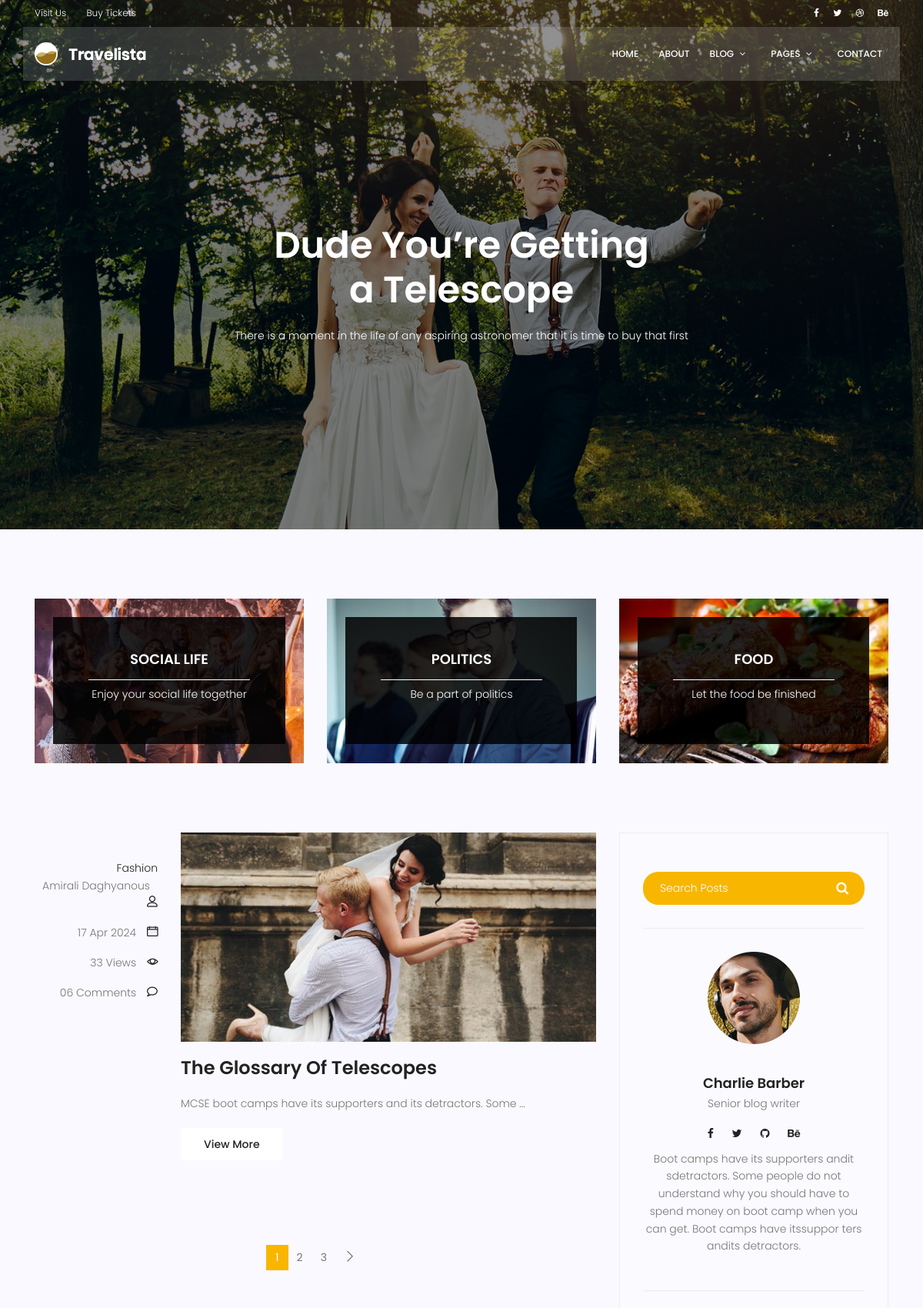
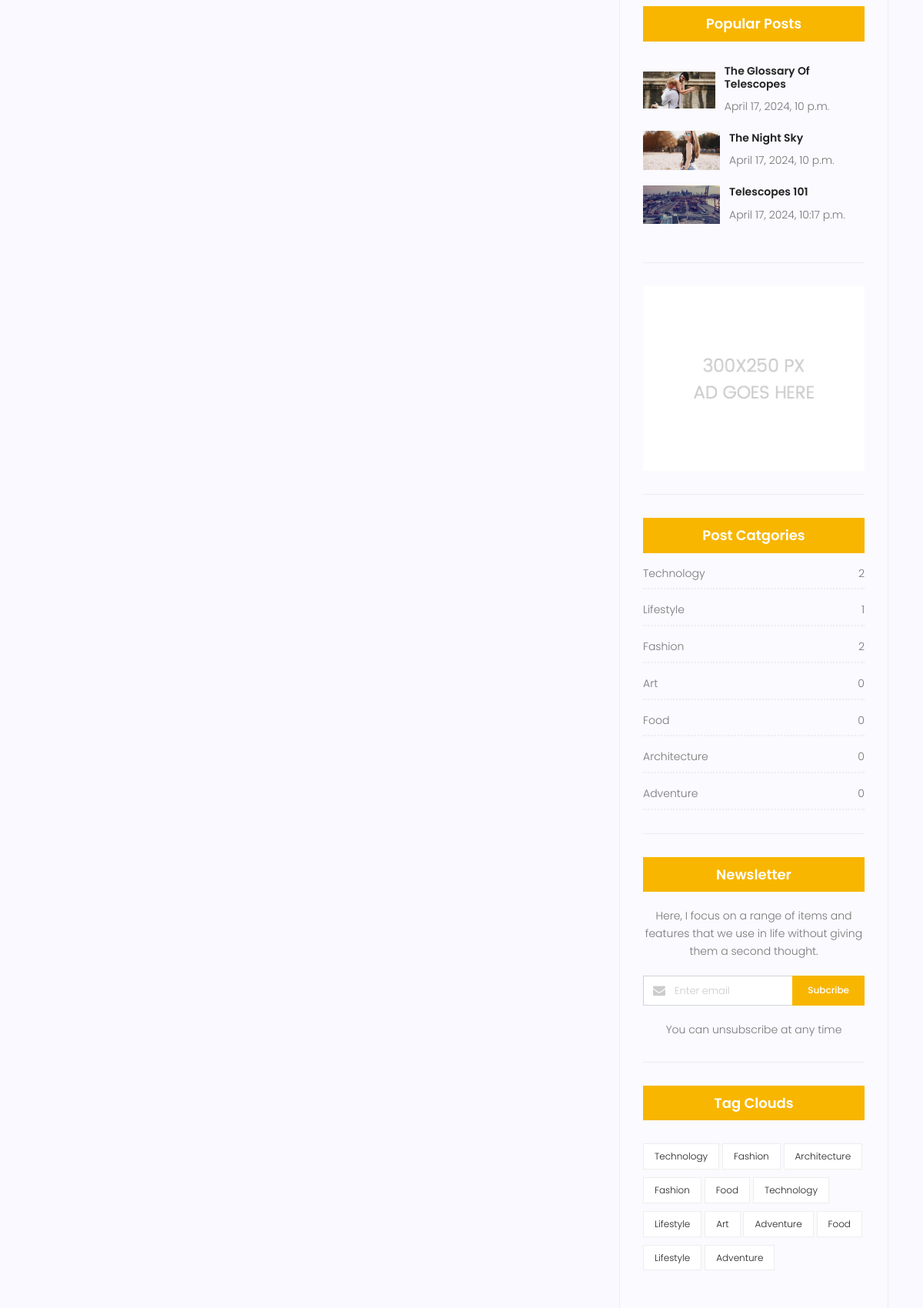
Screenshot of /blog-home/ (upper part) with the database file from the repository (2 pictures, top to bottom).
### Blog/models.py (models this page shows, shortened)
class Category(models.Model):
    name=models.CharField(max_length=250)
    def __str__(self):
        return self.name

class posts(models.Model):
    title=models.CharField(max_length=250)
    content=models.TextField(max_length=250)
    author=models.ForeignKey(User,on_delete=models.SET_NULL,null=True)
    category=models.ManyToManyField(Category)
    create_date=models.DateTimeField(auto_now_add=True)
    published_date=models.DateTimeField(default=timezone.now)
    image=models.ImageField(upload_to='blog',default='blog/default.jpg')
    status=models.BooleanField(default=False)
    counted_views=models.IntegerField(default=0)

### Blog/views.py (the view)
# urls.py: path('blog-home/',bloghome,name="bloghome"),
def bloghome(request,cat=None):
    post = posts.objects.filter(published_date__lte=timezone.now(),status=True)
    paginator=Paginator(post,1)
    page=request.GET.get("page")
    if cat:
        post=post.filter(category__name=cat)
    post=paginator.get_page(page)
    context = {'posts': post}
    return render(request,'blog-home.html',context)

### Blog/templatetags/blog_tags.py (called while the page is built)
@register.inclusion_tag('blog-popularposts.html')
def popularpost(arg=3):
    postss=posts.objects.filter( published_date__lte=timezone.now(), status=True).order_by('published_date')[:arg]
    return {'posts':postss}

@register.inclusion_tag('blog-category.html')
def categories():
    postss=posts.objects.filter( published_date__lte=timezone.now(), status=True)
    categories=Category.objects.all()
    cat_dict = {}
    for name in categories:
        cat_dict[name]=postss.filter(category=name).count()
    return {'categories':cat_dict}

### templates/blog-home.html (shortened to what this page needs)
{% load static %}
{% load blog_tags %}
<!DOCTYPE html>
<html lang="zxx" class="no-js">
{% include 'head.html' %}
<body>
{% include 'header.html' %}
<section class="banner-area relative blog-home-banner" id="home">
    <div class="overlay overlay-bg"></div>
    <div class="container">
        <div class="row d-flex align-items-center justify-content-center">
            <div class="about-content blog-header-content col-lg-12">
                <h1 class="text-white">
                    Dude You’re Getting
                    a Telescope
                </h1>
                <p class="text-white">
                    There is a moment in the life of any aspiring astronomer that it is time to buy that first
                </p>
            </div>
        </div>
    </div>
</section>
<section class="top-category-widget-area pt-90 pb-90 ">
    <div class="container">
        <div class="row">
            <div class="col-lg-4">
                <div class="single-cat-widget">
                    <div class="content relative">
                        <div class="overlay overlay-bg"></div>
                        <a href="#" target="_blank">
                            <div class="thumb">
                                <img class="content-image img-fluid d-block mx-auto"
                                     src=" {% static "img/blog/cat-widget1.jpg" %}" alt="">
                            </div>
                            <div class="content-details">
                                <h4 class="content-title mx-auto text-uppercase">Social life</h4>
                                <span></span>
                                <p>Enjoy your social life together</p>
                            </div>
                        </a>
                    </div>
                </div>
            </div>
            <div class="col-lg-4">
                <div class="single-cat-widget">
                    <div class="content relative">
                        <div class="overlay overlay-bg"></div>
                        <a href="#" target="_blank">
                            <div class="thumb">
                                <img class="content-image img-fluid d-block mx-auto"
                                     src=" {% static "img/blog/cat-widget2.jpg" %}" alt="">
                            </div>
                            <div class="content-details">
                                <h4 class="content-title mx-auto text-uppercase">Politics</h4>
                                <span></span>
                                <p>Be a part of politics</p>
                            </div>
                        </a>
                    </div>
                </div>
            </div>
            <div class="col-lg-4">
                <div class="single-cat-widget">
                    <div class="content relative">
                        <div class="overlay overlay-bg"></div>
                        <a href="#" target="_blank">
                            <div class="thumb">
                                <img class="content-image img-fluid d-block mx-auto"
                                     src=" {% static "img/blog/cat-widget3.jpg" %}" alt="">
                            </div>
                            <div class="content-details">
                                <h4 class="content-title mx-auto text-uppercase">Food</h4>
                                <span></span>
                                <p>Let the food be finished</p>
                            </div>
                        </a>
                    </div>
                </div>
            </div>
        </div>
    </div>
</section>
<section class="post-content-area">
    <div class="container">
        <div class="row">
            <div class="col-lg-8 posts-list">
                {% for post in posts %}
                    <div class="single-post row">
                        <div class="col-lg-3  col-md-3 meta-details">
                            <ul class="tags">
                                {% for cat in post.category.all %}
                                    <li><a href="{% url "category"  cat=cat.name %}">
                                        {{ cat.name }}{% if not forloop.last %},{% endif %}</a></li>
                                {% endfor %}
                                <div class="user-details row">
                                    <p class="user-name col-lg-12 col-md-12 col-6"><a
                                            href="#">{{ post.author.get_full_name }}</a> <span
                                            class="lnr lnr-user"></span></p>
                                    <p class="date col-lg-12 col-md-12 col-6"><a
                                            href="#">{{ post.published_date|date:"d M Y" }}</a> <span
                                            class="lnr lnr-calendar-full"></span></p>
                                    <p class="view col-lg-12 col-md-12 col-6"><a href="#">{{ post.counted_views }}
                                        Views</a> <span class="lnr lnr-eye"></span></p>
                                    <p class="comments col-lg-12 col-md-12 col-6"><a href="#">06 Comments</a> <span
                                            class="lnr lnr-bubble"></span></p>
                                </div>
                            </ul>
                        </div>
                        <div class="col-lg-9 col-md-9 ">
                            <div class="feature-img">
                                <img class="img-fluid" src="{{ post.image.url }}" alt="">
                            </div>
                            <a class="posts-title" href="{% url 'blogsingle' pid=post.id %}"><h3>{{ post.title }}</h3>
                            </a>
                            <p class="excert">
                                {{ post.content|truncatewords_html:10 }}
                            </p>
                            <a href="{% url 'blogsingle' pid=post.id %}" class="primary-btn">View More</a>
                        </div>
                    </div>
                {% endfor %}
                <nav class="blog-pagination justify-content-center d-flex">
                    <ul class="pagination">
                        {% for i in posts.paginator.page_range %}
                            {% if posts.number == i %}
                                <li class="page-item active"><a href="?page={{ i }}" class="page-link">{{ i }}</a></li>
                            {% else %}
                                <li class="page-item"><a href="?page={{ i }}" class="page-link">{{ i }}</a></li>
                            {% endif %}
                        {% endfor %}
                        {% if posts.has_next %}
                            <li class="page-item">
                            <a href="?page={{posts.next_page_number}}" class="page-link" aria-label="Next">
		                                    <span aria-hidden="true">
		                                        <span class="lnr lnr-chevron-right"></span>
		                                    </span>
                            </a>
                            </li>
                        {% endif %}
                    </ul>
                </nav>
            </div>
            <div class="col-lg-4 sidebar-widgets">
                <div class="widget-wrap">
                    <div class="single-sidebar-widget search-widget">
                        <form class="search-form" action="#">
                            <input placeholder="Search Posts" name="search" type="text" onfocus="this.placeholder = ''"
                                   onblur="this.placeholder = 'Search Posts'">
                            <button type="submit"><i class="fa fa-search"></i></button>
                        </form>
                    </div>
                    <div class="single-sidebar-widget user-info-widget">
                        <img src=" {% static "img/blog/user-info.png" %}" alt="">
                        <a href="#"><h4>Charlie Barber</h4></a>
                        <p>
                            Senior blog writer
                        </p>
                        <ul class="social-links">
                            <li><a href="#"><i class="fa fa-facebook"></i></a></li>
                            <li><a href="#"><i class="fa fa-twitter"></i></a></li>
                            <li><a href="#"><i class="fa fa-github"></i></a></li>
                            <li><a href="#"><i class="fa fa-behance"></i></a></li>
                        </ul>
                        <p>
                            Boot camps have its supporters andit sdetractors. Some people do not understand why you
                            should have to spend money on boot camp when you can get. Boot camps have itssuppor ters
                            andits detractors.
                        </p>
                    </div>
                    {% popularpost %}
                    <div class="single-sidebar-widget ads-widget">
                        <a href="#"><img class="img-fluid" src=" {% static "img/blog/ads-banner.jpg" %}" alt=""></a>
                    </div>
                    {% categories %}
                    <div class="single-sidebar-widget newsletter-widget">
                        <h4 class="newsletter-title">Newsletter</h4>
                        <p>
                            Here, I focus on a range of items and features that we use in life without
                            giving them a second thought.
                        </p>
                        <div class="form-group d-flex flex-row">
                            <div class="col-autos">
                                <div class="input-group">
                                    <div class="input-group-prepend">
                                        <div class="input-group-text"><i class="fa fa-envelope" aria-hidden="true"></i>
                                        </div>
                                    </div>
                                    <input type="text" class="form-control" id="inlineFormInputGroup"
                                           placeholder="Enter email" onfocus="this.placeholder = ''"
                                           onblur="this.placeholder = 'Enter email'">
                                </div>
                            </div>
                            <a href="#" class="bbtns">Subcribe</a>
                        </div>
                        <p class="text-bottom">
                            You can unsubscribe at any time
                        </p>
                    </div>
                    <div class="single-sidebar-widget tag-cloud-widget">
                        <h4 class="tagcloud-title">Tag Clouds</h4>
                        <ul>
                            <li><a href="#">Technology</a></li>
                            <li><a href="#">Fashion</a></li>
                            <li><a href="#">Architecture</a></li>
                            <li><a href="#">Fashion</a></li>
                            <li><a href="#">Food</a></li>
                            <li><a href="#">Technology</a></li>
                            <li><a href="#">Lifestyle</a></li>
                            <li><a href="#">Art</a></li>
                            <li><a href="#">Adventure</a></li>
                            <li><a href="#">Food</a></li>
                            <li><a href="#">Lifestyle</a></li>
                            <li><a href="#">Adventure</a></li>
                        </ul>
                    </div>
                </div>
            </div>
        </div>
    </div>
</section>
</body>
</html>

### templates/blog-popularposts.html
{% load static %}
{% load humanize %}
<div class="single-sidebar-widget popular-post-widget">
    <h4 class="popular-title">Popular Posts</h4>
    <div class="popular-post-list">
            {% for post in posts %}
        <div class="single-post-list d-flex flex-row align-items-center">
            <div class="thumb">
                <img class="img-fluid" src=" {{post.image.url}}" alt="">
            </div>
            <div class="details">
                <a href="{% url 'blogsingle' pid=post.id %}"><h6>{{ post.title}}</h6></a>
                <p>{{ post.published_date|naturaltime}}</p>
            </div>
        </div>
        {% endfor %}
    </div>
</div>

### templates/blog-category.html
{% load blog_tags %}
<div class="single-sidebar-widget post-category-widget">
    <h4 class="category-title">Post Catgories</h4>
    <ul class="cat-list">
        {% for name,count in categories.items %}
        <li>
            <a href="{% url "category"  cat=name.name %}" class="d-flex justify-content-between" >
                <p>{{ name }}</p>
                <p>{{ count }}</p>
            </a>
        </li>
        {% endfor  %}
    </ul>
</div>

### rows the page displays
posts: author.get_full_name "Amirali Daghyanous", published_date "17 Apr 2024", counted_views "33", image (picture), title "The Glossary Of Telescopes", content "MCSE boot camps have its supporters and its detractors. Some …", published_date "April 17, 2024, 10 p.m."
Category: name "Fashion", count "2"
posts: image (picture), title "The Night Sky", published_date "April 17, 2024, 10 p.m."
posts: image (picture), title "Telescopes 101", published_date "April 17, 2024, 10:17 p.m."
Category: name "Technology", count "2"
Category: name "Lifestyle", count "1"
Category: name "Art", count "0"
Category: name "Food", count "0"
Category: name "Architecture", count "0"
Category: name "Adventure", count "0"

### other values shown
{{ i }} "1"
{{ i }} "2" "3"
